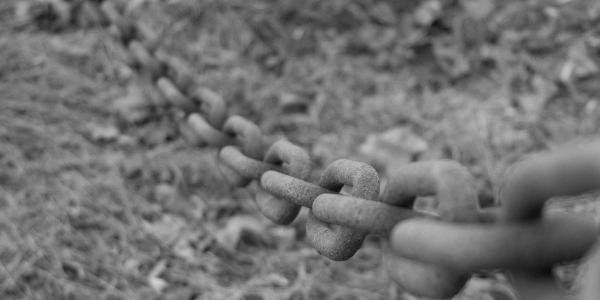
#> input picture bac_con.png, 600 x 300 px
$ python gamma.py   (older library calls are emulated)
#> lines starting #> are read from the running program, lines starting #| are printed output that depends on the picture
### ex1_utils.py
"""
        '########:'##::::'##::::'##:::
         ##.....::. ##::'##:::'####:::
         ##::::::::. ##'##::::.. ##:::
         ######:::::. ###::::::: ##:::
         ##...:::::: ## ##:::::: ##:::
         ##:::::::: ##:. ##::::: ##:::
         ########: ##:::. ##::'######:
        ........::..:::::..:::......::
"""
from typing import List
import cv2
import numpy as np
import matplotlib.pyplot as plt

LOAD_GRAY_SCALE = 1
LOAD_RGB = 2
NUM_OF_PIXELS_255 = 255
NUM_OF_PIXELS_256 = 256
EPSILON = 0.001
MY_ID = 208980359


# [6 lines left out: function myID, not called in this run]


def normalize_image(img):
    return (img - np.min(img)) / (np.max(img) - np.min(img))


# [29 lines left out: functions imReadAndConvert, imDisplay, not called in this run]


def split_to_channels(img: np.ndarray):
    return img[:, :, 0], img[:, :, 1], img[:, :, 2]


def assign_channels(img: np.ndarray, x: int, y: int, z: int):
    img[:, :, 0], img[:, :, 1], img[:, :, 2] = x, y, z


# [215 lines left out: functions transformRGB2YIQ, transformYIQ2RGB, hsitogram_norm, hsitogramEqualize, next_z, find_new_q and 4 more, not called in this run]

### gamma.py
"""
        '########:'##::::'##::::'##:::
         ##.....::. ##::'##:::'####:::
         ##::::::::. ##'##::::.. ##:::
         ######:::::. ###::::::: ##:::
         ##...:::::: ## ##:::::: ##:::
         ##:::::::: ##:. ##::::: ##:::
         ########: ##:::. ##::'######:
        ........::..:::::..:::......::
"""
import cv2

from ex1_utils import LOAD_GRAY_SCALE, LOAD_RGB, normalize_image

TRACKER_POS = 100.0
TRACKER_MAX = 200
WINDOW_NAME = 'image'
GAMMA = 'gamma'
BAC_CON_IMAGE = 'bac_con.png'


def pass_function():
    """
    function that do nothing
    :return:
    """
    pass


def gammaDisplay(img_path: str, rep: int):
    """
    GUI for gamma correction
    :param img_path: Path to the image
    :param rep: grayscale(1) or RGB(2)
    :return: None
    """
#> called with img_path = 'bac_con.png', rep = 1
    cv2.namedWindow(WINDOW_NAME)
    cv2.createTrackbar(GAMMA, WINDOW_NAME, 0, TRACKER_MAX, pass_function)
#> slider 'gamma' is set to 66
    while True:
        gamma = cv2.getTrackbarPos(GAMMA, WINDOW_NAME) / TRACKER_POS
        if rep == LOAD_GRAY_SCALE:
            img_gray = normalize_image(cv2.imread(img_path, cv2.IMREAD_GRAYSCALE))
#> in normalize_image, `return (img - np.min(img)) / (np.max(img) - np.min(img))`:
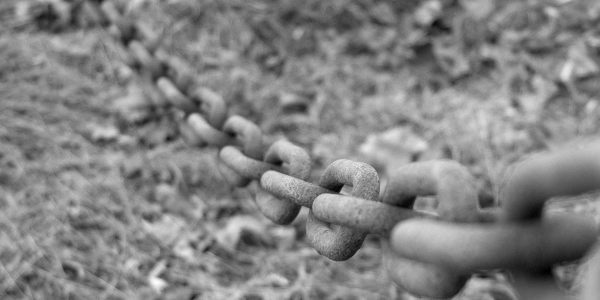
#> returned value: shape (300, 600) float64; min 0, max 1, mean 0.515
            img_gray_copy = img_gray ** gamma
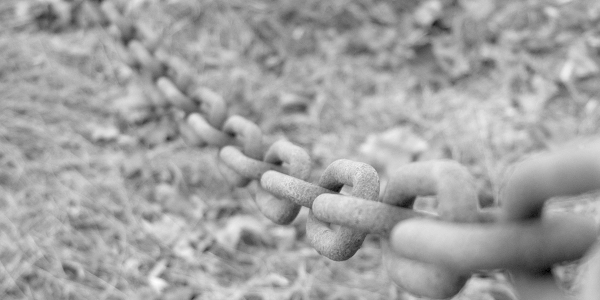
#> img_gray_copy: shape (300, 600) float64; min 0, max 1, mean 0.639
            cv2.imshow(WINDOW_NAME, img_gray_copy)
        elif rep == LOAD_RGB:
            img_color = normalize_image(cv2.imread(img_path))
            img_color_copy = img_color ** gamma
            cv2.imshow(WINDOW_NAME, img_color_copy)
        cv2.waitKey(1)


def main():
    gammaDisplay(BAC_CON_IMAGE, LOAD_GRAY_SCALE)


if __name__ == '__main__':
    main()
